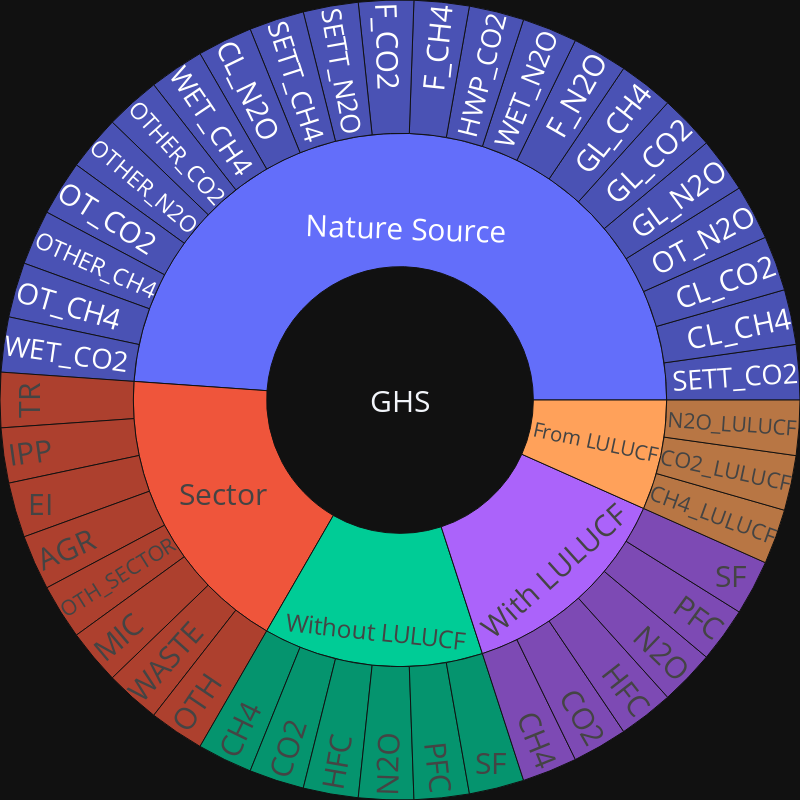

Notebook code cell kept with this figure:
### Code cell
# Complete hardcoded data structure
data = {
    'level1': [
        # Without LULUCF (6 items)
        'GHS', 'GHS', 'GHS', 'GHS', 'GHS', 'GHS',
        # From LULUCF (3 items)
        'GHS', 'GHS', 'GHS',
        # With LULUCF (6 items)
        'GHS', 'GHS', 'GHS', 'GHS', 'GHS', 'GHS',
        # By Sector (8 items)
        'GHS', 'GHS', 'GHS', 'GHS', 'GHS', 'GHS', 'GHS', 'GHS',
        # By Nature Source (22 items)
        'GHS', 'GHS', 'GHS', 'GHS', 'GHS', 'GHS', 'GHS', 'GHS', 'GHS', 'GHS', 'GHS', 'GHS', 'GHS', 'GHS', 'GHS', 'GHS', 'GHS', 'GHS', 'GHS', 'GHS', 'GHS', 'GHS'
    ],
    'level2': [
        # Without LULUCF (6 items)
        'Without LULUCF', 'Without LULUCF', 'Without LULUCF', 'Without LULUCF', 'Without LULUCF', 'Without LULUCF',
        # From LULUCF (3 items)
        'From LULUCF', 'From LULUCF', 'From LULUCF',
        # With LULUCF (6 items)
        'With LULUCF', 'With LULUCF', 'With LULUCF', 'With LULUCF', 'With LULUCF', 'With LULUCF',
        # Sector (8 items)
        'Sector', 'Sector', 'Sector', 'Sector', 'Sector', 'Sector', 'Sector', 'Sector',
        # Nature Source (22 items)
        'Nature Source', 'Nature Source', 'Nature Source', 'Nature Source', 'Nature Source', 'Nature Source', 'Nature Source', 'Nature Source', 'Nature Source', 'Nature Source', 'Nature Source', 'Nature Source', 'Nature Source', 'Nature Source', 'Nature Source', 'Nature Source', 'Nature Source', 'Nature Source', 'Nature Source', 'Nature Source', 'Nature Source', 'Nature Source'
        ],
        'level3': [
        # Without LULUCF (6 items)
        'CH4', 'CO2', 'HFC', 'N2O', 'PFC', 'SF',
        # From LULUCF (3 items)
        'CH4_LULUCF', 'CO2_LULUCF', 'N2O_LULUCF',
        # With LULUCF (6 items)
        'CH4', 'CO2', 'HFC', 'N2O', 'PFC', 'SF',
        # By Sector (8 items)
        'TR', 'IPP', 'EI', 'AGR', 'OTH_SECTOR', 'MIC', 'WASTE', 'OTH',
        # By Nature Source (22 items)
        'SETT_CO2', 'CL_CH4', 'CL_CO2', 'OT_N2O', 'GL_N2O', 'GL_CO2', 'GL_CH4', 'F_N2O', 'WET_N2O', 'HWP_CO2', 'F_CH4', 'F_CO2', 'SETT_N2O', 'SETT_CH4', 'CL_N2O', 'WET_CH4', 'OTHER_CO2', 'OTHER_N2O', 'OT_CO2', 'OTHER_CH4', 'OT_CH4', 'WET_CO2'
    ]
}
# Create DataFrame and sunburst chart
df = pd.DataFrame(data)
#dark theme
fig = px.sunburst(df, path=['level1', 'level2', 'level3'], template='plotly_dark')
#increase the radius of the sunburst chart
fig.update_layout(margin=dict(t=0, l=0, r=0, b=0), width=800, height=800, font = dict(size=20))
fig.show()

### Figure 1 — Plotly figure (JSON) as saved in the notebook; plotly's stock layout.template omitted (floating-point values rounded to 4 significant figures)
{"data": [{"branchvalues": "total", "domain": {"x": [0, 1], "y": [0, 1]}, "hovertemplate": "labels=%{label}<br>count=%{value}<br>parent=%{parent}<br>id=%{id}<extra></extra>", "ids": ["GHS/Without LULUCF/CH4", "GHS/Without LULUCF/CO2", "GHS/Without LULUCF/HFC", "GHS/Without LULUCF/N2O", "GHS/Without LULUCF/PFC", "GHS/Without LULUCF/SF", "GHS/From LULUCF/CH4_LULUCF", "GHS/From LULUCF/CO2_LULUCF", "GHS/From LULUCF/N2O_LULUCF", "GHS/With LULUCF/CH4", "GHS/With LULUCF/CO2", "GHS/With LULUCF/HFC", "GHS/With LULUCF/N2O", "GHS/With LULUCF/PFC", "GHS/With LULUCF/SF", "GHS/Sector/TR", "GHS/Sector/IPP", "GHS/Sector/EI", "GHS/Sector/AGR", "GHS/Sector/OTH_SECTOR", "GHS/Sector/MIC", "GHS/Sector/WASTE", "GHS/Sector/OTH", "GHS/Nature Source/SETT_CO2", "GHS/Nature Source/CL_CH4", "GHS/Nature Source/CL_CO2", "GHS/Nature Source/OT_N2O", "GHS/Nature Source/GL_N2O", "GHS/Nature Source/GL_CO2", "GHS/Nature Source/GL_CH4", "GHS/Nature Source/F_N2O", "GHS/Nature Source/WET_N2O", "GHS/Nature Source/HWP_CO2", "GHS/Nature Source/F_CH4", "GHS/Nature Source/F_CO2", "GHS/Nature Source/SETT_N2O", "GHS/Nature Source/SETT_CH4", "GHS/Nature Source/CL_N2O", "GHS/Nature Source/WET_CH4", "GHS/Nature Source/OTHER_CO2", "GHS/Nature Source/OTHER_N2O", "GHS/Nature Source/OT_CO2", "GHS/Nature Source/OTHER_CH4", "GHS/Nature Source/OT_CH4", "GHS/Nature Source/WET_CO2", "GHS/Without LULUCF", "GHS/From LULUCF", "GHS/With LULUCF", "GHS/Sector", "GHS/Nature Source", "GHS"], "labels": ["CH4", "CO2", "HFC", "N2O", "PFC", "SF", "CH4_LULUCF", "CO2_LULUCF", "N2O_LULUCF", "CH4", "CO2", "HFC", "N2O", "PFC", "SF", "TR", "IPP", "EI", "AGR", "OTH_SECTOR", "MIC", "WASTE", "OTH", "SETT_CO2", "CL_CH4", "CL_CO2", "OT_N2O", "GL_N2O", "GL_CO2", "GL_CH4", "F_N2O", "WET_N2O", "HWP_CO2", "F_CH4", "F_CO2", "SETT_N2O", "SETT_CH4", "CL_N2O", "WET_CH4", "OTHER_CO2", "OTHER_N2O", "OT_CO2", "OTHER_CH4", "OT_CH4", "WET_CO2", "Without LULUCF", "From LULUCF", "With LULUCF", "Sector", "Nature Source", "GHS"], "name": "", "parents": ["GHS/Without LULUCF", "GHS/Without LULUCF", "GHS/Without LULUCF", "GHS/Without LULUCF", "GHS/Without LULUCF", "GHS/Without LULUCF", "GHS/From LULUCF", "GHS/From LULUCF", "GHS/From LULUCF", "GHS/With LULUCF", "GHS/With LULUCF", "GHS/With LULUCF", "GHS/With LULUCF", "GHS/With LULUCF", "GHS/With LULUCF", "GHS/Sector", "GHS/Sector", "GHS/Sector", "GHS/Sector", "GHS/Sector", "GHS/Sector", "GHS/Sector", "GHS/Sector", "GHS/Nature Source", "GHS/Nature Source", "GHS/Nature Source", "GHS/Nature Source", "GHS/Nature Source", "GHS/Nature Source", "GHS/Nature Source", "GHS/Nature Source", "GHS/Nature Source", "GHS/Nature Source", "GHS/Nature Source", "GHS/Nature Source", "GHS/Nature Source", "GHS/Nature Source", "GHS/Nature Source", "GHS/Nature Source", "GHS/Nature Source", "GHS/Nature Source", "GHS/Nature Source", "GHS/Nature Source", "GHS/Nature Source", "GHS/Nature Source", "GHS", "GHS", "GHS", "GHS", "GHS", ""], "type": "sunburst", "values": [1, 1, 1, 1, 1, 1, 1, 1, 1, 1, 1, 1, 1, 1, 1, 1, 1, 1, 1, 1, 1, 1, 1, 1, 1, 1, 1, 1, 1, 1, 1, 1, 1, 1, 1, 1, 1, 1, 1, 1, 1, 1, 1, 1, 1, 6, 3, 6, 8, 22, 45]}], "layout": {"font": {"size": 30}, "height": 800, "legend": {"tracegroupgap": 0}, "margin": {"b": 0, "l": 0, "r": 0, "t": 0}, "width": 800}}
